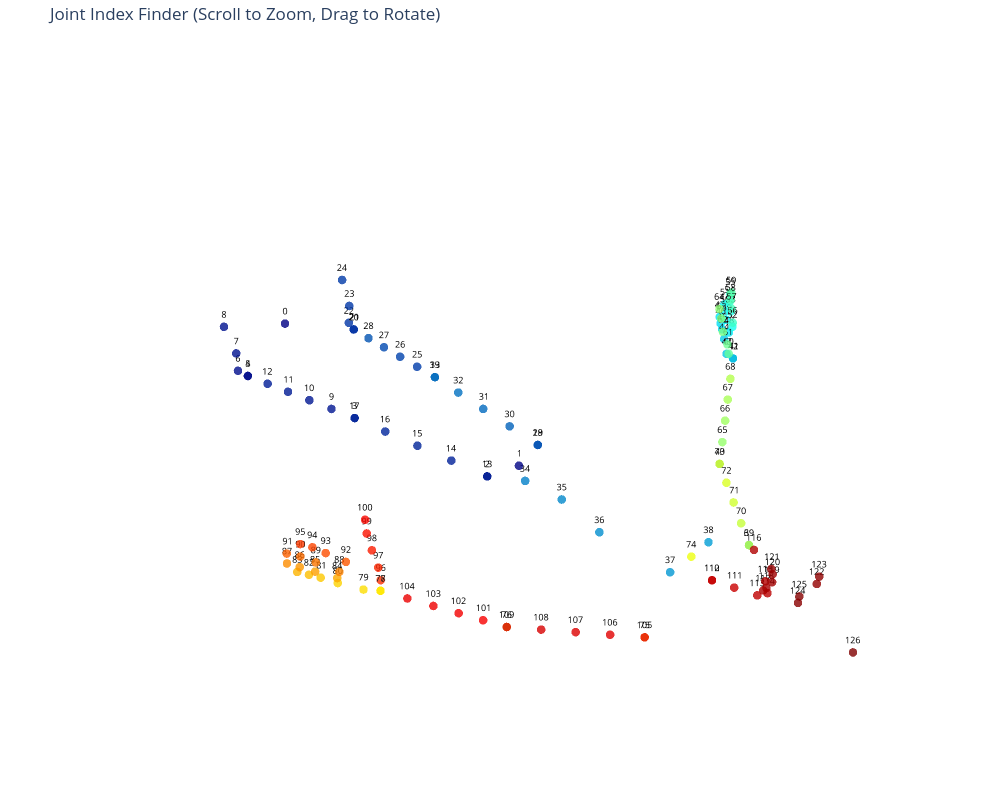

Notebook code for this chart:
### Markdown cell above
### peek joints

### Code cell
import plotly.graph_objects as go
import numpy as np

def visualize_joints_with_indices(joints):
    print(f"Visualizing {len(joints)} joints with indices...")

    # Create list of index strings ("0", "1", "2"...)
    indices = [str(i) for i in range(len(joints))]

    # Create the 3D Scatter plot
    fig = go.Figure(data=[go.Scatter3d(
        x=joints[:, 0],
        y=joints[:, 1],
        z=joints[:, 2],
        mode='markers+text',       # Show both Dots and Numbers
        text=indices,              # The labels are the indices
        textposition="top center", # Put number slightly above the dot

        # Styling the Text
        textfont=dict(
            size=9,                # Keep small to reduce clutter
            color='black'
        ),

        # Styling the Dots
        marker=dict(
            size=5,
            color=np.arange(len(joints)), # Color gradient helps distinguish order
            colorscale='Jet',
            opacity=0.8
        ),

        # Hover Tooltip
        hoverinfo='text',
        hovertext=[f"Joint Index: {i}" for i in range(len(joints))]
    )])

    # Layout formatting
    fig.update_layout(
        title="Joint Index Finder (Scroll to Zoom, Drag to Rotate)",
        scene=dict(
            xaxis=dict(visible=False),
            yaxis=dict(visible=False),
            zaxis=dict(visible=False),
            aspectmode='data' # Keeps human proportions correct
        ),
        width=1000,
        height=800,
        margin=dict(r=0, l=0, b=0, t=40)
    )

    fig.show()

# --- RUN IT ---
# Use the joints from your generated T-Pose
if 'tpose_joints' in locals() and tpose_joints is not None:
    visualize_joints_with_indices(tpose_joints)
else:
    print("Error: 'tpose_joints' variable not found. Please run the T-Pose generator first.")

### Figure 1 — Plotly figure (JSON) as saved in the notebook; plotly's stock layout.template omitted (floating-point values rounded to 4 significant figures)
{"data": [{"hoverinfo": "text", "hovertext": ["Joint Index: 0", "Joint Index: 1", "Joint Index: 2", "Joint Index: 3", "Joint Index: 4", "Joint Index: 5", "Joint Index: 6", "Joint Index: 7", "Joint Index: 8", "Joint Index: 9", "Joint Index: 10", "Joint Index: 11", "Joint Index: 12", "Joint Index: 13", "Joint Index: 14", "Joint Index: 15", "Joint Index: 16", "Joint Index: 17", "Joint Index: 18", "Joint Index: 19", "Joint Index: 20", "Joint Index: 21", "Joint Index: 22", "Joint Index: 23", "Joint Index: 24", "Joint Index: 25", "Joint Index: 26", "Joint Index: 27", "Joint Index: 28", "Joint Index: 29", "Joint Index: 30", "Joint Index: 31", "Joint Index: 32", "Joint Index: 33", "Joint Index: 34", "Joint Index: 35", "Joint Index: 36", "Joint Index: 37", "Joint Index: 38", "Joint Index: 39", "Joint Index: 40", "Joint Index: 41", "Joint Index: 42", "Joint Index: 43", "Joint Index: 44", "Joint Index: 45", "Joint Index: 46", "Joint Index: 47", "Joint Index: 48", "Joint Index: 49", "Joint Index: 50", "Joint Index: 51", "Joint Index: 52", "Joint Index: 53", "Joint Index: 54", "Joint Index: 55", "Joint Index: 56", "Joint Index: 57", "Joint Index: 58", "Joint Index: 59", "Joint Index: 60", "Joint Index: 61", "Joint Index: 62", "Joint Index: 63", "Joint Index: 64", "Joint Index: 65", "Joint Index: 66", "Joint Index: 67", "Joint Index: 68", "Joint Index: 69", "Joint Index: 70", "Joint Index: 71", "Joint Index: 72", "Joint Index: 73", "Joint Index: 74", "Joint Index: 75", "Joint Index: 76", "Joint Index: 77", "Joint Index: 78", "Joint Index: 79", "Joint Index: 80", "Joint Index: 81", "Joint Index: 82", "Joint Index: 83", "Joint Index: 84", "Joint Index: 85", "Joint Index: 86", "Joint Index: 87", "Joint Index: 88", "Joint Index: 89", "Joint Index: 90", "Joint Index: 91", "Joint Index: 92", "Joint Index: 93", "Joint Index: 94", "Joint Index: 95", "Joint Index: 96", "Joint Index: 97", "Joint Index: 98", "Joint Index: 99", "Joint Index: 100", "Joint Index: 101", "Joint Index: 102", "Joint Index: 103", "Joint Index: 104", "Joint Index: 105", "Joint Index: 106", "Joint Index: 107", "Joint Index: 108", "Joint Index: 109", "Joint Index: 110", "Joint Index: 111", "Joint Index: 112", "Joint Index: 113", "Joint Index: 114", "Joint Index: 115", "Joint Index: 116", "Joint Index: 117", "Joint Index: 118", "Joint Index: 119", "Joint Index: 120", "Joint Index: 121", "Joint Index: 122", "Joint Index: 123", "Joint Index: 124", "Joint Index: 125", "Joint Index: 126"], "marker": {"color": [0, 1, 2, 3, 4, 5, 6, 7, 8, 9, 10, 11, 12, 13, 14, 15, 16, 17, 18, 19, 20, 21, 22, 23, 24, 25, 26, 27, 28, 29, 30, 31, 32, 33, 34, 35, 36, 37, 38, 39, 40, 41, 42, 43, 44, 45, 46, 47, 48, 49, 50, 51, 52, 53, 54, 55, 56, 57, 58, 59, 60, 61, 62, 63, 64, 65, 66, 67, 68, 69, 70, 71, 72, 73, 74, 75, 76, 77, 78, 79, 80, 81, 82, 83, 84, 85, 86, 87, 88, 89, 90, 91, 92, 93, 94, 95, 96, 97, 98, 99, 100, 101, 102, 103, 104, 105, 106, 107, 108, 109, 110, 111, 112, 113, 114, 115, 116, 117, 118, 119, 120, 121, 122, 123, 124, 125, 126], "colorscale": [[0, "rgb(0,0,131)"], [0.2, "rgb(0,60,170)"], [0.4, "rgb(5,255,255)"], [0.6, "rgb(255,255,0)"], [0.8, "rgb(250,0,0)"], [1, "rgb(128,0,0)"]], "opacity": 0.8, "size": 5}, "mode": "markers+text", "text": ["0", "1", "2", "3", "4", "5", "6", "7", "8", "9", "10", "11", "12", "13", "14", "15", "16", "17", "18", "19", "20", "21", "22", "23", "24", "25", "26", "27", "28", "29", "30", "31", "32", "33", "34", "35", "36", "37", "38", "39", "40", "41", "42", "43", "44", "45", "46", "47", "48", "49", "50", "51", "52", "53", "54", "55", "56", "57", "58", "59", "60", "61", "62", "63", "64", "65", "66", "67", "68", "69", "70", "71", "72", "73", "74", "75", "76", "77", "78", "79", "80", "81", "82", "83", "84", "85", "86", "87", "88", "89", "90", "91", "92", "93", "94", "95", "96", "97", "98", "99", "100", "101", "102", "103", "104", "105", "106", "107", "108", "109", "110", "111", "112", "113", "114", "115", "116", "117", "118", "119", "120", "121", "122", "123", "124", "125", "126"], "textfont": {"color": "black", "size": 9}, "textposition": "top center", "type": "scatter3d", "x": [0.0, 0.0, 7.704, 12.4, 16.9, 16.9, 17.73, 17.79, 18.28, 13.3, 14.2, 15.1, 16.0, 7.704, 8.879, 10.05, 11.23, 12.4, -7.704, -12.4, -16.9, -16.9, -17.73, -17.79, -18.28, -13.3, -14.2, -15.1, -16.0, -7.704, -8.879, -10.05, -11.23, -12.4, 2.2e-15, 5.319e-16, 5.319e-16, 5.319e-16, -2.65, -16.51, -32.67, -50.69, -50.69, -52.17, -55.04, -56.84, -58.07, -59.38, -55.43, -57.8, -59.4, -60.79, -55.33, -57.79, -59.39, -61.03, -54.2, -56.35, -57.72, -59.15, -49.88, -49.69, -49.51, -49.52, -49.13, -36.27, -39.88, -43.48, -47.09, -16.51, -20.55, -24.59, -28.63, -32.67, 2.65, 16.51, 32.67, 50.69, 50.69, 52.17, 55.04, 56.84, 58.07, 59.38, 55.43, 57.8, 59.4, 60.79, 55.33, 57.79, 59.39, 61.03, 54.2, 56.35, 57.72, 59.15, 49.88, 49.69, 49.51, 49.52, 49.13, 36.27, 39.88, 43.48, 47.09, 16.51, 20.55, 24.59, 28.63, 32.67, 7.204e-15, 5.319e-16, 7.204e-15, 5.319e-16, 2.408e-15, -1.98e-14, 1.888e-14, -2.011e-14, -8.461e-08, -2.547e-07, -3.909e-07, -4.59e-07, -3.012, -3.166, 3.012, 3.166, 5.319e-16], "y": [0.0, 86.76, 85.03, 45.96, 6.938, 6.938, 3.753, 4.74, 1.955, 38.16, 30.35, 22.55, 14.74, 85.03, 75.26, 65.5, 55.73, 45.96, 85.03, 45.96, 6.938, 6.938, 3.753, 4.74, 1.955, 38.16, 30.35, 22.55, 14.74, 85.03, 75.26, 65.5, 55.73, 45.96, 88.66, 99.03, 109.3, 126.6, 132.0, 133.3, 115.4, 104.5, 104.5, 101.9, 99.14, 97.18, 95.84, 94.63, 99.84, 97.43, 95.76, 94.49, 100.6, 98.1, 96.52, 95.47, 101.0, 99.01, 97.68, 96.7, 103.7, 103.1, 101.6, 100.7, 100.1, 113.2, 111.1, 108.9, 106.7, 133.3, 128.8, 124.3, 119.9, 115.4, 132.0, 133.3, 115.4, 104.5, 104.5, 101.9, 99.14, 97.18, 95.84, 94.63, 99.84, 97.43, 95.76, 94.49, 100.6, 98.1, 96.52, 95.47, 101.0, 99.01, 97.68, 96.7, 103.7, 103.1, 101.6, 100.7, 100.1, 113.2, 111.1, 108.9, 106.7, 133.3, 128.8, 124.3, 119.9, 115.4, 135.4, 139.9, 135.4, 144.3, 146.0, 145.2, 142.0, 145.2, 145.6, 146.3, 146.1, 145.7, 152.6, 152.6, 152.6, 152.6, 162.2], "z": [0.0, 0.0, 0.5001, -1.774, -5.811, -5.811, -5.306, 0.345, 7.08, -2.582, -3.389, -4.196, -5.003, 0.5001, -0.06852, -0.6371, -1.206, -1.774, 0.5001, -1.774, -5.811, -5.811, -5.306, 0.345, 7.08, -2.582, -3.389, -4.196, -5.003, 0.5001, -0.06852, -0.6371, -1.206, -1.774, -3.055, -2.019, -4.455, -3.486, 5.968, -3.02, -1.739, 12.38, 12.38, 11.85, 13.37, 14.47, 15.03, 15.74, 15.26, 16.65, 17.59, 18.47, 17.08, 19.11, 20.4, 21.43, 18.78, 20.76, 22.0, 22.98, 13.63, 15.88, 18.53, 21.56, 23.84, 1.085, 3.908, 6.732, 9.556, -3.02, -2.7, -2.38, -2.059, -1.739, 5.968, -3.02, -1.739, 12.38, 12.38, 11.85, 13.37, 14.47, 15.03, 15.74, 15.26, 16.65, 17.59, 18.47, 17.08, 19.11, 20.4, 21.43, 18.78, 20.76, 22.0, 22.98, 13.63, 15.88, 18.53, 21.56, 23.84, 1.085, 3.908, 6.732, 9.556, -3.02, -2.7, -2.38, -2.059, -1.739, 0.6411, 1.985, 0.6411, 3.329, 5.103, 7.333, 12.5, 5.147, 6.07, 7.975, 9.687, 10.61, 9.89, 11.48, 9.89, 11.48, 3.329]}], "layout": {"height": 800, "margin": {"b": 0, "l": 0, "r": 0, "t": 40}, "scene": {"aspectmode": "data", "xaxis": {"visible": false}, "yaxis": {"visible": false}, "zaxis": {"visible": false}}, "title": {"text": "Joint Index Finder (Scroll to Zoom, Drag to Rotate)"}, "width": 1000}}
